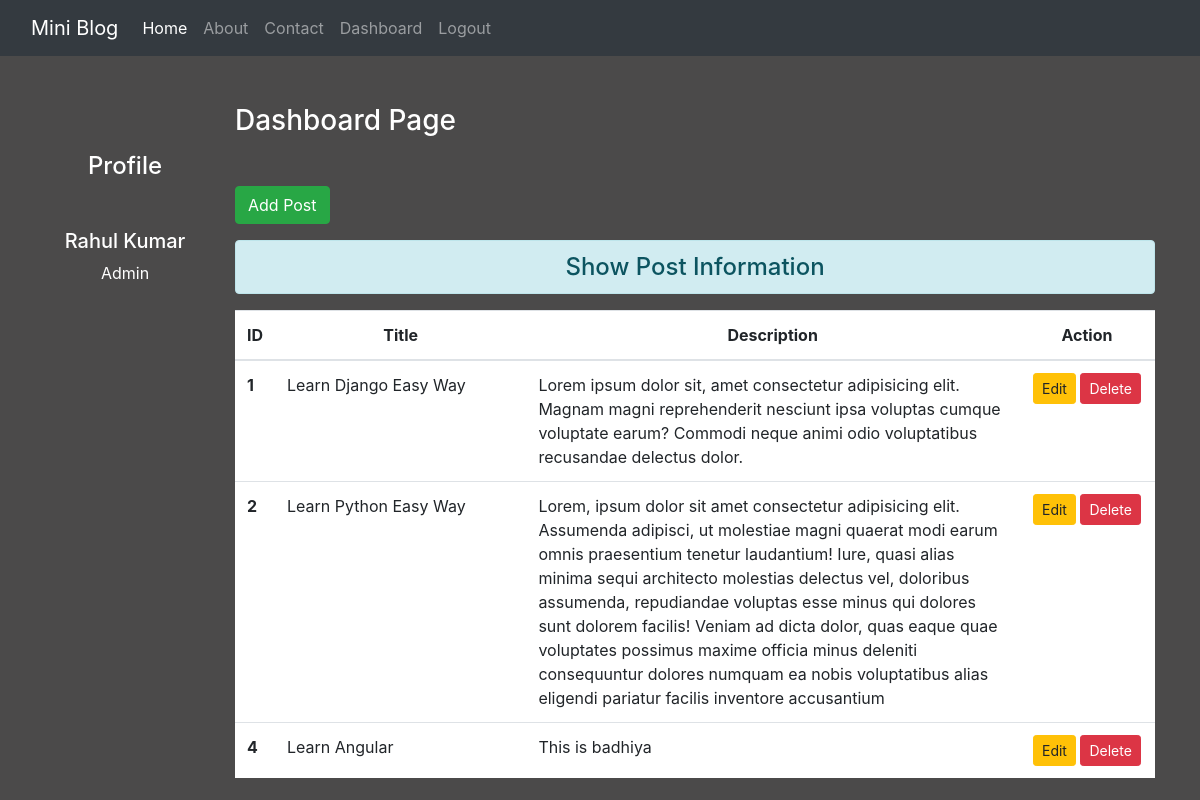
The page /dashboard/ (signed in) on the database its author committed.
### blog/models.py (models this page shows)
class Post(models.Model):
 title = models.CharField(max_length=150)
 desc = models.TextField() #we can put timming author name any thing here

### blog/views.py (the view)
# urls.py: path('dashboard/', views.dashboard, name='dashboard'),
def dashboard(request):
 if request.user.is_authenticated:
  posts = Post.objects.all()
  user = request.user
  full_name = user.get_full_name()
  gps = user.groups.all()
  return render(request, 'blog/dashboard.html', {'posts':posts, 'full_name':full_name, 'groups':gps})
 else:
  return HttpResponseRedirect('/login/')

### blog/templates/blog/dashboard.html (shortened to what this page needs)
{% extends 'blog/base.html' %}
{% load static %}
{% block side %}
<div class="col-sm-2 text-white my-5 text-center">
  <h4 class="my-5">Profile</h4>
  <h5>{{full_name}}</h5>
  {% for group in groups %}
    <p>{{group.name}}</p>
  {% endfor %}
</div>
{% endblock side %}
{% block content %}
<div class="col-sm-10">
 <h3 class="text-white my-5">Dashboard Page</h3>
 <a href="{% url 'addpost' %}" class="btn btn-success">Add Post</a>
 <h4 class="text-center alert alert-info mt-3">Show Post Information</h4>
  {% if posts %}
   <table class="table table-hover bg-white">
     <thead>
       <tr class="text-center">
         <th scope="col" style="width:2%">ID</th>
         <th scope="col" style="width:28%">Title</th>
         <th scope="col" style="width:55%">Description</th>
         <th scope="col" style="width:15%">Action</th>
       </tr>
     </thead>
     <tbody>
      {% for post in posts %}
       <tr>
         <th scope="row">{{post.id}}</th>
         <td>{{post.title}}</td>
         <td>{{post.desc}}</td>
         <td class="text-center">
          <a href="{% url 'updatepost' post.id %}" class="btn btn-warning btn-sm">Edit</a>
          {% if perms.blog.delete_post %}
          <form action="{% url 'deletepost' post.id %}" method="post" class="d-inline"> {% csrf_token %}
          <input type="submit" class="btn btn-danger btn-sm" value="Delete">
         </form>
         {% endif %}
         </td>
       </tr>
      {% endfor %}
     </tbody>
   </table>
  {% else %}
   <h4 class="text-center alert alert-warning">No Records</h4>
  {% endif %}
</div>
{% endblock content %}

### blog/templates/blog/base.html (shortened to what this page needs)
<!DOCTYPE html>
{% load static %}
<html lang="en">
<head>
 <link rel="stylesheet" href="{% static 'blog/css/bootstrap.css' %}">
 <link rel="stylesheet" href="{% static 'blog/css/style.css' %}">
</head>
<body>
 <div class="container-fluid bg-dark">
  {% include 'blog/navbar.html' %}
 </div>
 <div class="container">
  <div class="row">
   {% block side %}
   {% endblock side %}
   {% block content %}{% endblock content %}
  </div>
 </div>
</body>
</html>

### blog/templates/blog/navbar.html (shortened to what this page needs)
<nav class="navbar navbar-expand-lg navbar-dark bg-dark">
  <a class="navbar-brand" href="#">Mini Blog</a>
  <div class="collapse navbar-collapse" id="navbarNav">
    <ul class="navbar-nav">
      <li class="nav-item active">
        <a class="nav-link" href="/">Home <span class="sr-only">(current)</span></a>
      </li>
      <li class="nav-item">
        <a class="nav-link" href="{% url 'about' %}">About</a>
      </li>
      <li class="nav-item">
        <a class="nav-link" href="{% url 'contact' %}">Contact</a>
      </li>
      {% if request.user.is_authenticated %}
      <li class="nav-item">
        <a class="nav-link" href="{% url 'dashboard' %}">Dashboard</a>
      </li>
      <li class="nav-item">
        <a class="nav-link" href="{% url 'logout' %}">Logout</a>
      </li>
      {% endif %}
    </ul>
  </div>
</nav>

### blog/static/blog/css/style.css (style rules this page uses)
body { background-color: rgb(75, 74, 74); color: antiquewhite; }

### rows shown on the page
Post: id "1", title "Learn Django Easy Way", desc "Lorem ipsum dolor sit, amet consectetur adipisicing elit. Magnam magni reprehenderit nesciunt ipsa voluptas cumque voluptate earum? Commodi neque animi odio voluptatibus recusandae delectus dolor."
Post: id "2", title "Learn Python Easy Way", desc "Lorem, ipsum dolor sit amet consectetur adipisicing elit. Assumenda adipisci, ut molestiae magni quaerat modi earum omnis praesentium tenetur laudantium! Iure, quasi alias minima sequi architecto molestias delectus vel, doloribus assumenda, repudiandae voluptas esse minus qui dolores sunt dolorem facilis! Veniam ad dicta dolor, quas eaque quae voluptates possimus maxime officia minus deleniti consequuntur dolores numquam ea nobis voluptatibus alias eligendi pariatur facilis inventore accusantium"
Post: id "4", title "Learn Angular", desc "This is badhiya"

### other values the page prints
{{ full_name }} "Rahul Kumar"
{{ group.name }} "Admin"
